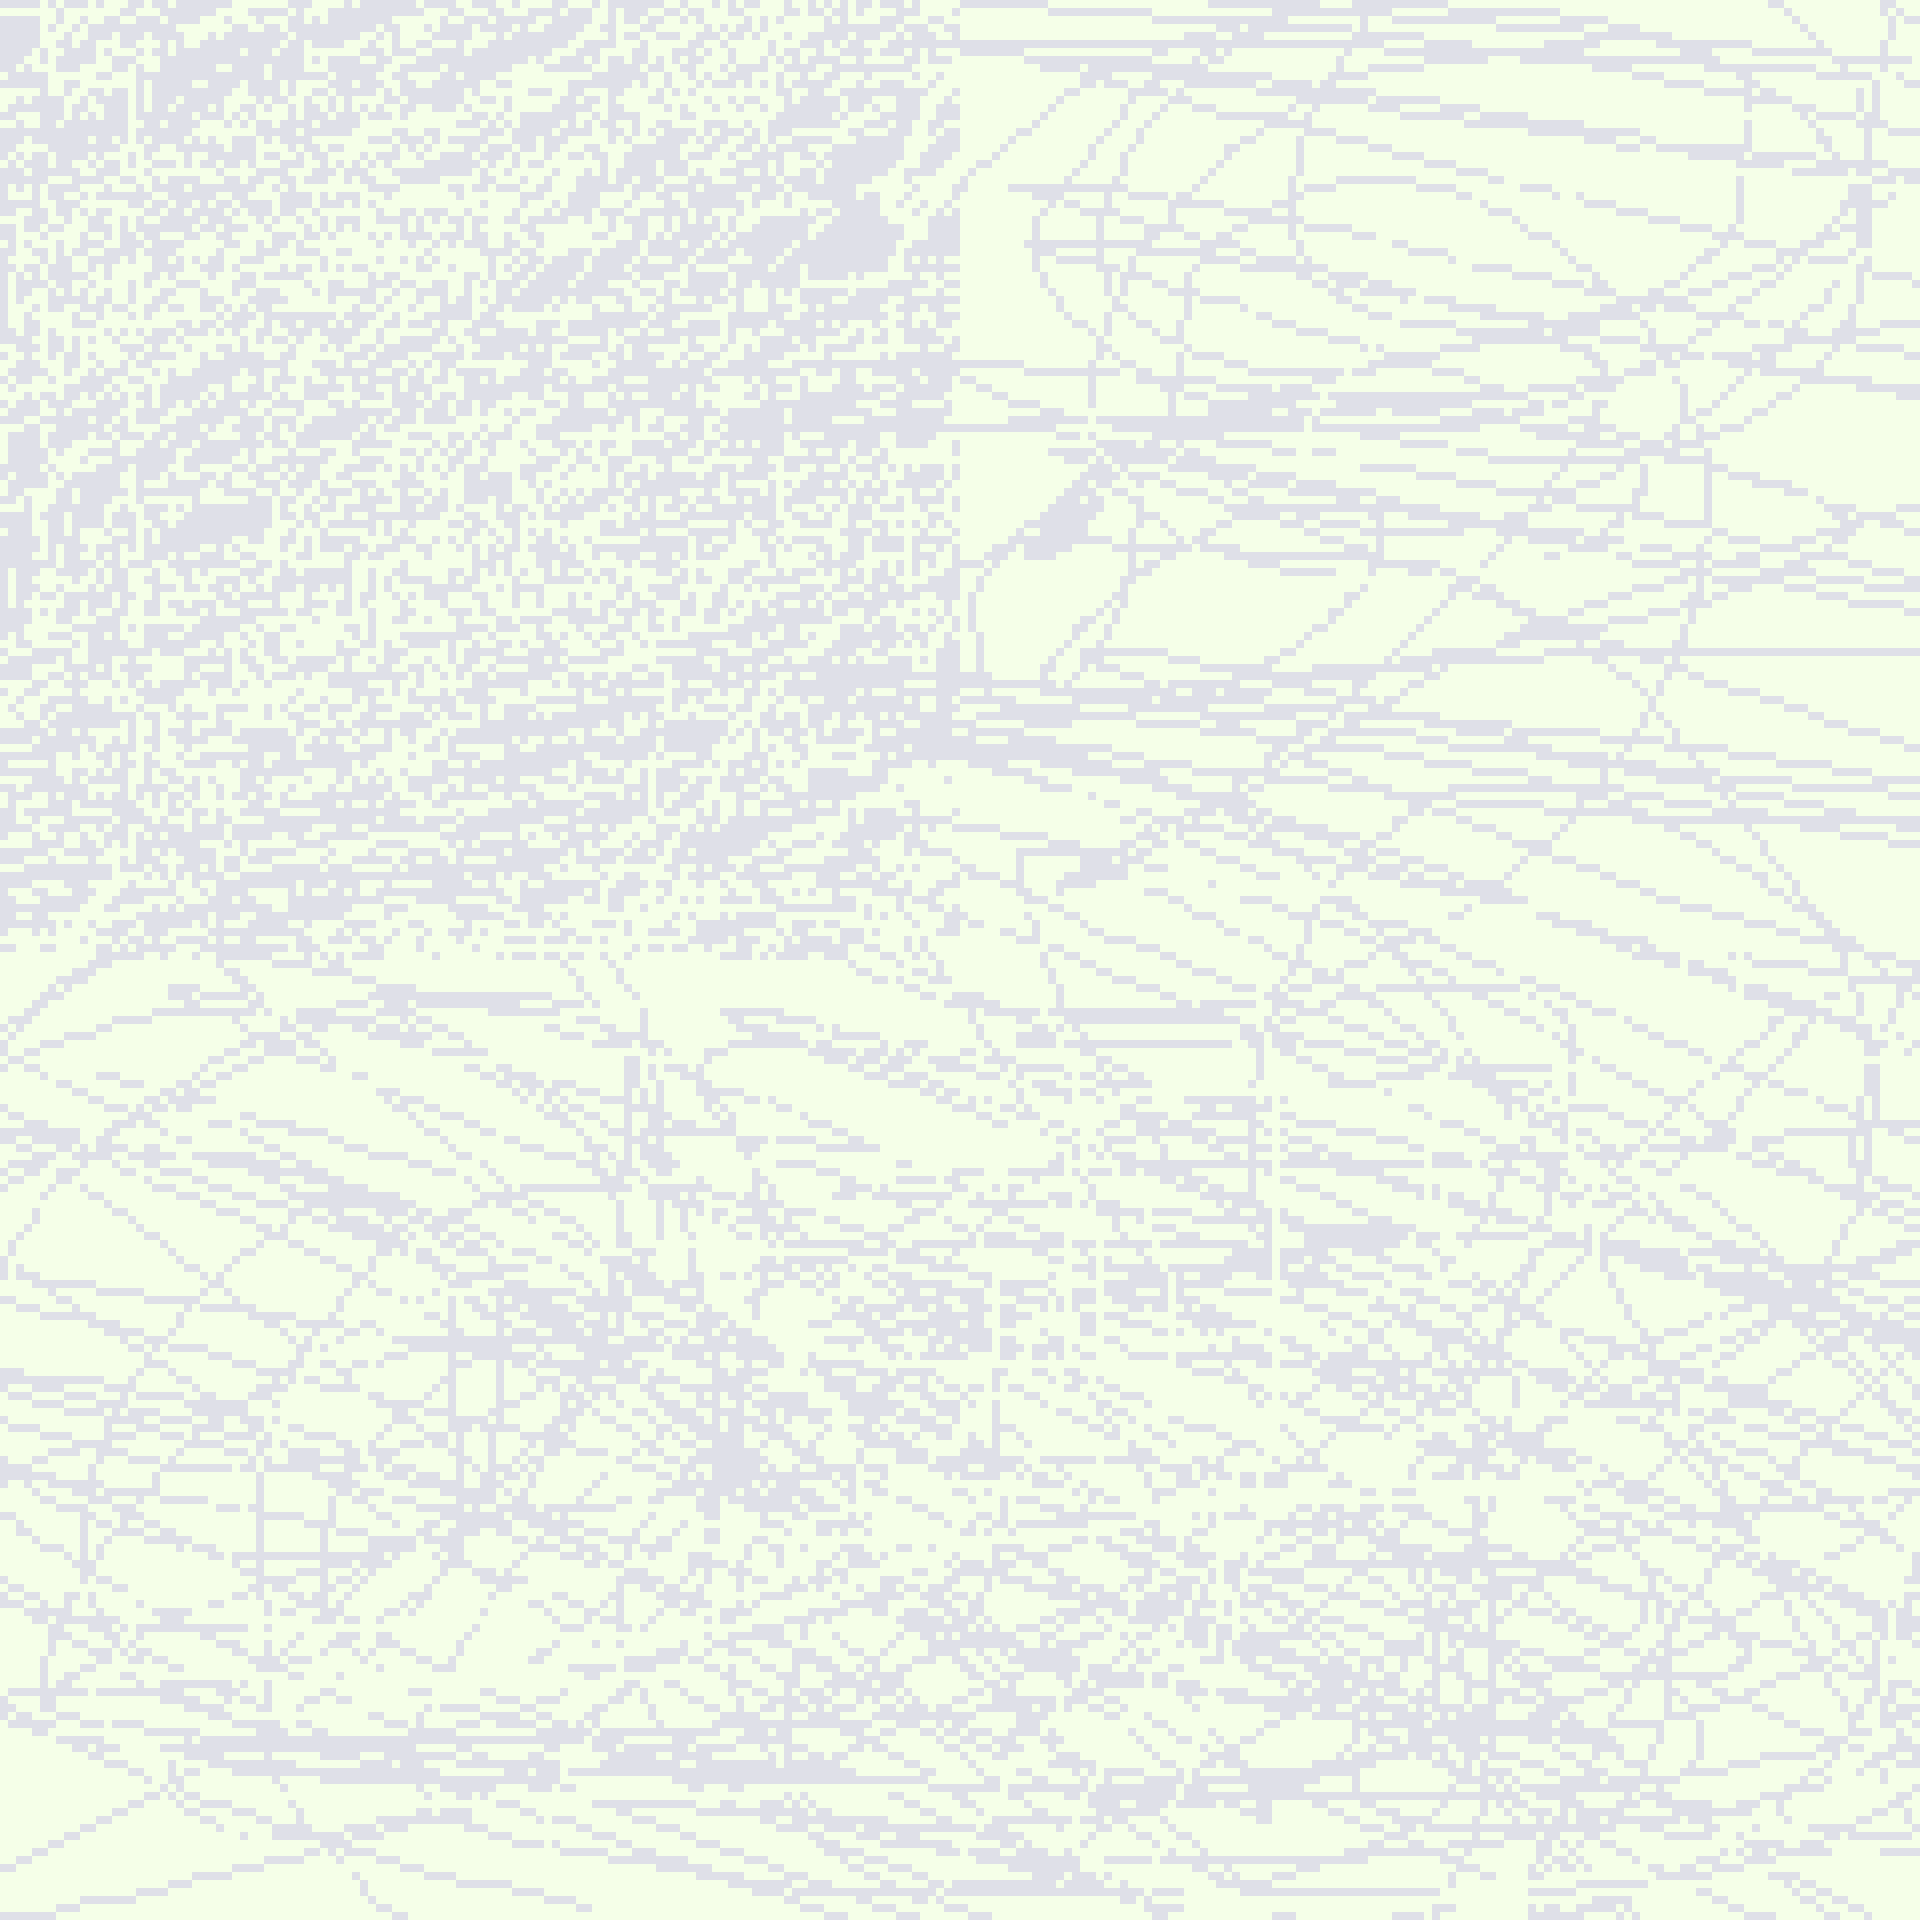

This game map was drawn from its Tiled (.tmx) file and the tilesets committed beside it. A one-line description and the trimmed map source follow:
An orthogonal 240x240 tile map with 8x8 px tiles, 1 tile layer (Tile Layer 1).

<map version="1.10" tiledversion="1.11.2" orientation="orthogonal" renderorder="right-down" width="240" height="240" tilewidth="8" tileheight="8" infinite="0" nextlayerid="4" nextobjectid="1">
 <tileset firstgid="1" name="ocean" tilewidth="8" tileheight="8" tilecount="672" columns="24">
  <image source="Water+.png" width="192" height="224" />
  <tile id="0">
   <animation>
    <frame tileid="52" duration="300" />
    <frame tileid="53" duration="300" />
    <frame tileid="54" duration="300" />
    <frame tileid="55" duration="300" />
    <frame tileid="56" duration="300" />
    <frame tileid="57" duration="300" />
    <frame tileid="76" duration="300" />
    <frame tileid="77" duration="300" />
    <frame tileid="78" duration="300" />
    <frame tileid="79" duration="300" />
    <frame tileid="80" duration="300" />
    <frame tileid="81" duration="300" />
   </animation>
  </tile>
  <tile id="1">
   <animation>
    <frame tileid="10" duration="350" />
    <frame tileid="11" duration="350" />
    <frame tileid="12" duration="350" />
    <frame tileid="13" duration="350" />
    <frame tileid="34" duration="350" />
    <frame tileid="35" duration="350" />
    <frame tileid="36" duration="350" />
    <frame tileid="37" duration="350" />
   </animation>
  </tile>
  <tile id="2">
   <animation>
    <frame tileid="33" duration="300" />
    <frame tileid="32" duration="300" />
    <frame tileid="31" duration="300" />
    <frame tileid="30" duration="300" />
    <frame tileid="29" duration="300" />
    <frame tileid="28" duration="300" />
    <frame tileid="9" duration="300" />
    <frame tileid="8" duration="300" />
    <frame tileid="7" duration="300" />
    <frame tileid="6" duration="300" />
    <frame tileid="5" duration="300" />
    <frame tileid="4" duration="300" />
   </animation>
  </tile>
  <tile id="24">
   <animation>
    <frame tileid="4" duration="350" />
    <frame tileid="5" duration="350" />
    <frame tileid="6" duration="350" />
    <frame tileid="7" duration="350" />
    <frame tileid="8" duration="350" />
    <frame tileid="9" duration="350" />
    <frame tileid="28" duration="350" />
    <frame tileid="29" duration="350" />
    <frame tileid="30" duration="350" />
    <frame tileid="31" duration="350" />
    <frame tileid="32" duration="350" />
    <frame tileid="33" duration="350" />
   </animation>
  </tile>
  <tile id="25">
   <animation>
    <frame tileid="9" duration="350" />
    <frame tileid="8" duration="350" />
    <frame tileid="7" duration="350" />
    <frame tileid="6" duration="350" />
    <frame tileid="5" duration="350" />
    <frame tileid="4" duration="350" />
    <frame tileid="33" duration="350" />
    <frame tileid="32" duration="350" />
    <frame tileid="31" duration="350" />
    <frame tileid="30" duration="350" />
    <frame tileid="29" duration="350" />
    <frame tileid="28" duration="350" />
   </animation>
  </tile>
  <tile id="26">
   <animation>
    <frame tileid="28" duration="350" />
    <frame tileid="29" duration="350" />
    <frame tileid="30" duration="350" />
    <frame tileid="31" duration="350" />
    <frame tileid="32" duration="350" />
    <frame tileid="33" duration="350" />
    <frame tileid="4" duration="350" />
    <frame tileid="5" duration="350" />
    <frame tileid="6" duration="350" />
    <frame tileid="7" duration="350" />
    <frame tileid="8" duration="350" />
    <frame tileid="9" duration="350" />
   </animation>
  </tile>
 </tileset>
 <layer id="3" name="Tile Layer 1" width="240" height="240" parallaxx="1" parallaxy="1">
  <data>[57600 cells, 57600 non-empty, 3 distinct tile ids]</data>
 </layer>
</map>
